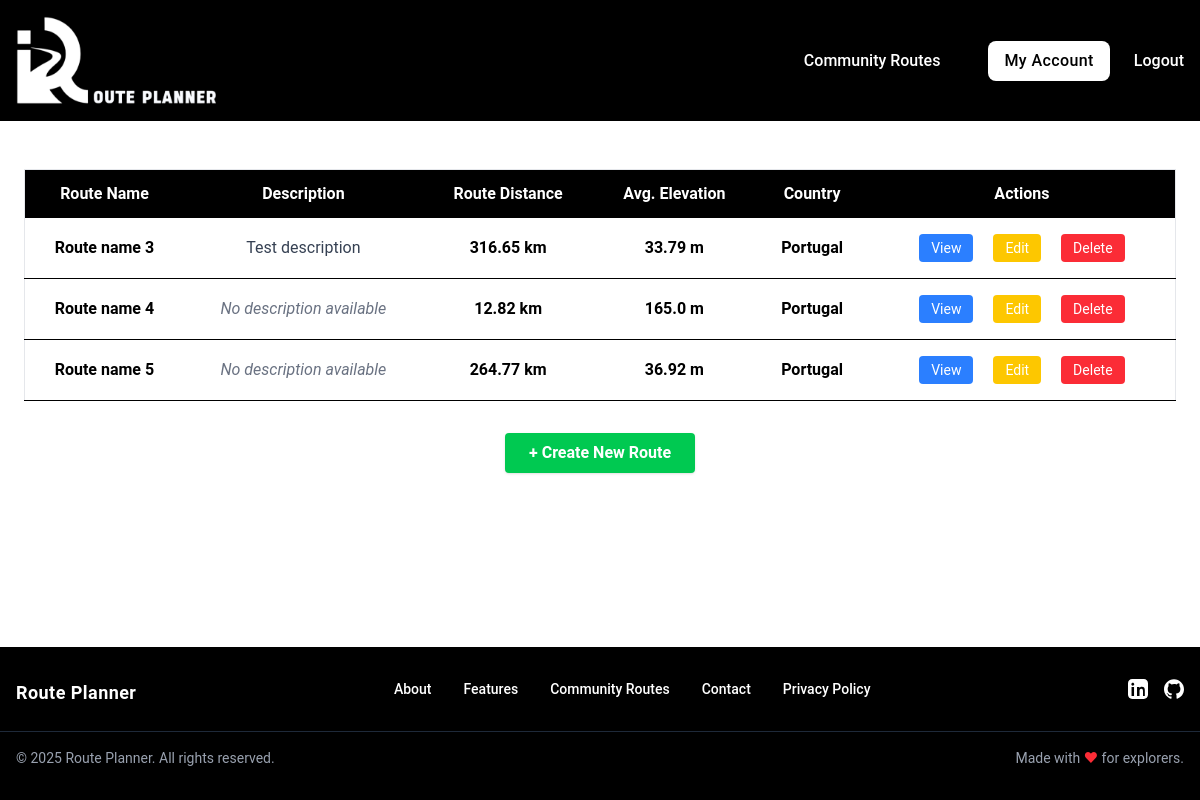
/my-routes (signed in), run on the app's committed database.
### tables this page shows
CREATE TABLE routes (
id INTEGER PRIMARY KEY,
user_id INTEGER NOT NULL,
name TEXT NOT NULL,
description TEXT,
coordinates TEXT NOT NULL, elevation_gain REAL DEFAULT 0, elevation_loss REAL DEFAULT 0, max_elevation REAL DEFAULT 0, min_elevation REAL DEFAULT 0, avg_elevation REAL DEFAULT 0, total_distance REAL DEFAULT 0, map_image_url TEXT, country TEXT,
FOREIGN KEY (user_id) REFERENCES users(id)
);

### app.py (the view)
@app.route("/my-routes")
@login_required
def my_routes():
    user_id = session.get("user_id")
    my_routes = query_db(
        "SELECT * FROM routes WHERE user_id = ?", (user_id,)
    )
    return render_template("routes/my_routes.html", routes = my_routes, user_id = user_id)

### helpers.py (called while the page is built)
def get_db():
    db = getattr(g, "_database", None)
    if db is None:
        db = g._database = sqlite3.connect(DATABASE)
        db.row_factory = sqlite3.Row # Allows accessing columns by name
    return db

def close_connection(exception):
    db = getattr(g, "_database", None)
    if db is not None:
        db.close()

def query_db(query, args = (), commit = False):
    connection = get_db()
    current = connection.cursor()
    current.execute(query, args)
    if commit:
        connection.commit()
    else:
        return current.fetchall()

def login_required(f):
    @wraps(f)
    def decorated_function(*args, **kwargs):
        if "user_id" not in session:
            flash("Please log in to access this page.", "error")
            return redirect("/login")
        return f(*args, **kwargs)
    return decorated_function

### templates/routes/my_routes.html (shortened to what this page needs)
{% extends "base.html" %}
{% block main %}
  <div class="max-w-7xl mx-auto my-[2%] p-6">
    {% if routes %}
      <div class="overflow-x-auto">
        <table class="min-w-full bg-white border border-gray-200">
          <thead class="bg-black text-white sticky top-0 z-10">
            <tr>
              <th class="py-3 px-4 text-center">Route Name</th>
              <th class="py-3 px-4 text-center">Description</th>
              <th class="py-3 px-4 text-center">Route Distance</th>
              <th class="py-3 px-4 text-center">Avg. Elevation</th>
              <th class="py-3 px-4 text-center">Country</th>
              <th class="py-3 px-4 text-center">Actions</th>
            </tr>
          </thead>
          <tbody>
            {% for route in routes %}
              <tr class="border-b hover:bg-blue-50 text-center">
                <td class="py-2 px-4 font-semibold">{{ route.name }}</td>
                <td class="py-2 px-4 truncate max-w-xs text-gray-700">
                  {% if route.description %}
                    {{ route.description }}
                  {% else %}
                    <span class="text-gray-500 italic">
                      No description available
                    </span>
                  {% endif %}
                </td>
                <td class="py-2 px-4 font-semibold">{{ route.total_distance }} km</td>
                <td class="py-2 px-4 font-semibold">{{ route.avg_elevation }} m</td>
                <td class="py-2 px-4 font-semibold">{{ route.country }}</td>
                <td class="py-2 px-4 space-x-2 text-center">
                  <a
                    class="inline-block bg-blue-500 hover:bg-blue-600 text-white px-3 py-1 rounded text-sm my-2 mx-2"
                    href="/route/{{ route.id }}"
                    >
                    View
                  </a>
                  <a
                    class="inline-block bg-yellow-400 hover:bg-yellow-500 text-white px-3 py-1 rounded text-sm my-2 mx-2"
                    href="/route/{{ route.id }}/edit"
                    >
                    Edit
                  </a>
                  <a
                    class="inline-block bg-red-500 hover:bg-red-600 text-white px-3 py-1 rounded text-sm my-2 mx-2"
                    href="/route/{{ route.id }}/delete"
                    >
                    Delete
                  </a>
                </td>
              </tr>
            {% endfor %}
          </tbody>
        </table>
      </div>
    {% else %}
      <p class="text-center text-gray-500 mt-8">
        You haven't created any routes yet.
      </p>
    {% endif %}
    <div class="mt-8 flex justify-center">
      <a
        class="bg-green-500 hover:bg-green-600 text-white font-bold py-2 px-6 rounded shadow"
        href="/">
        + Create New Route
      </a>
    </div>
  </div>
{% endblock %}

### static/css/styles.css (style rules this page uses)
body { font-family: 'Roboto', -apple-system, BlinkMacSystemFont, 'Segoe UI', sans-serif; }

### data on the page
routes: name "Route name 3", description "Test description", total_distance "316.65", avg_elevation "33.79", country "Portugal"
routes: name "Route name 4", description "No description available", total_distance "12.82", avg_elevation "165.0", country "Portugal"
routes: name "Route name 5", description "No description available", total_distance "264.77", avg_elevation "36.92", country "Portugal"
